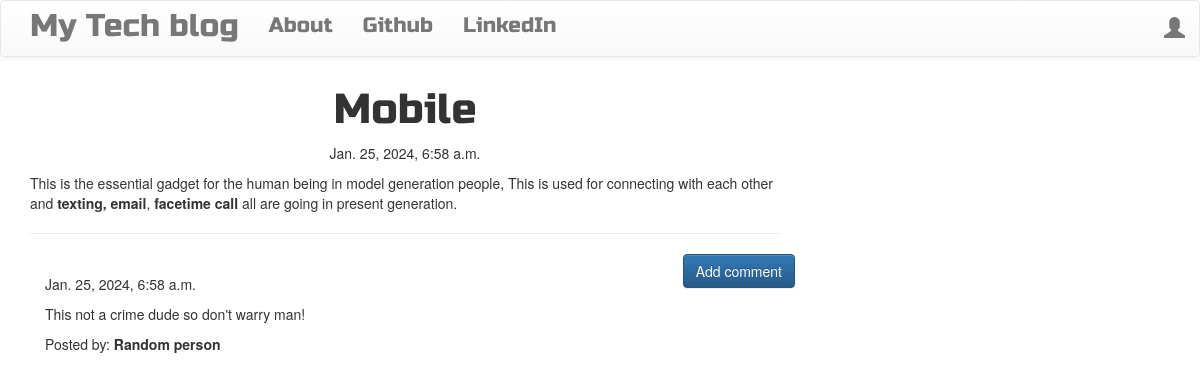
Screenshot of /post/3 with the database file from the repository.
### BlogApp/models.py (models this page shows, shortened)
class Post(models.Model):
    author = models.ForeignKey('auth.User', on_delete=models.CASCADE)
    title = models.CharField(max_length=200)
    text = models.TextField()
    created_date = models.DateTimeField(default=timezone.now)
    published_date = models.DateTimeField(blank=True, null=True)

class Comment(models.Model):
    post = models.ForeignKey('BlogApp.Post', related_name='comments', on_delete=models.CASCADE)
    author = models.CharField(max_length=200)
    text = models.TextField()
    created_date = models.DateTimeField(default=timezone.now)
    approved_comment = models.BooleanField(default=False)

### BlogApp/views.py (the view)
# urls.py: path('post/<int:pk>', views.PostDetailView.as_view(), name='post_detail'),
class PostDetailView(DetailView):
    model = Post
    template_name = 'BlogApp/post_detail.html'

### BlogApp/templates/BlogApp/post_detail.html (shortened to what this page needs)
{% extends 'BlogApp/base.html' %}
{% block content %}
        <h1 class='posttitle loader'>{{ post.title }}</h1>
        {% if post.published_date %}
            <div class="date postdate">
                {{ post.published_date }}
            </div>
        {% else %}
            <a class="btn btn-default" href="{% url 'post_publish' pk=post.pk %}">Publish</a>
        {% endif %}
      <p class='postcontent' >{{ post.text|safe|linebreaksbr }}</p>
  <hr>
  <a class="btn btn-primary btn-comment" href="{% url 'add_comment_to_post' pk=post.pk %}">Add comment</a>
  <div class="container">
  {% for comment in post.comments.all %}
  <br>
      {% if user.is_authenticated or comment.approved_comment %}
              {{ comment.created_date }}
          <p>{{ comment.text|safe|linebreaks }}</p>
          <p>Posted by: <strong>{{ comment.author }}</strong></p>
      {% endif %}
  {% empty %}
      <p>No comments posted.</p>
  {% endfor %}
</div>
{% endblock %}

### BlogApp/templates/BlogApp/base.html (shortened to what this page needs)
<!DOCTYPE html>
{% load static %}
<html>
    <head>
        <link rel="stylesheet" href="https://maxcdn.bootstrapcdn.com/bootstrap/3.3.7/css/bootstrap.min.css">
        <link rel="stylesheet" href="https://maxcdn.bootstrapcdn.com/bootstrap/3.3.7/css/bootstrap-theme.min.css">
        <link rel="stylesheet" href="//cdn.jsdelivr.net/medium-editor/latest/css/medium-editor.min.css" type="text/css" media="screen" charset="utf-8">
        <link rel="stylesheet" href="{% static 'css/blog.css' %}">
<body class='loader'>
  <nav class="navbar navbar-default techfont custom-navbar">
    <div class="container">
      <ul class="nav navbar-nav">
        <li><a class='navbar-brand bigbrand' href="{% url 'post_list' %}">My Tech blog</a></li>
        <li><a href="{% url 'about'%}">About</a></li>
        <li><a href="https://www.github.com">Github</a></li>
        <li><a href="https://www.linkedin.com">LinkedIn</a></li>
      </ul>
      <ul class="nav navbar-nav navbar-right">
        {% if user.is_authenticated %}
        <li>
          <a href="{% url 'post_new' %}" >New Post</a>
        </li>
        <li>
          <a href="{% url 'post_draft_list' %}">Drafts</a>
        </li>
        <li>
          <a href="{% url 'logout' %}" >Log out</a>
        </li>
        <li>
          <a >Welcome: {{ user.username }}</a>
        </li>
          {% else %}
          <li><a class='nav navbar-right' href="{% url 'login' %}" ><span class="glyphicon glyphicon-user"></span></a></li>
        {% endif %}
      </ul>
  </div>
</nav>
        <div class="content container">
            <div class="row">
                <div class="col-md-8">
                  <div class="blog_posts">
                    {% block content %}
                    {% endblock %}
                  </div>
                </div>
            </div>
        </div>
</body>
</html>

### BlogApp/static/css/blog.css (style rules this page uses)
.techfont { font-family: 'Russo One', sans-serif; font-size: 1.5em; margin-bottom: 10px; }
.postdate { text-align: center; }
.posttitle { font-family: 'Russo One', sans-serif; font-size: 3em; text-align: center; }
.postcontent { font-family: 'Montserrat'; font-size: 1.5em; }
.btn-comment { position: absolute; right: 0px; }
.bigbrand { font-size: 1.5em; }
.loader { filter:hue-rotate(0deg); color: linear-gradient(45deg,#0f8,#08f); animation:hue 5000ms infinite linear; }

### rows the page displays
Post: title "Mobile", published_date "Jan. 25, 2024, 6:58 a.m.", text "This is the essential gadget for the human being in model generation people, This is used for connecting with each other and texting, email , facetime call all are going in present generation."
Comment: created_date "Jan. 25, 2024, 6:58 a.m.", text "This not a crime dude so don't warry man!", author "Random person"
